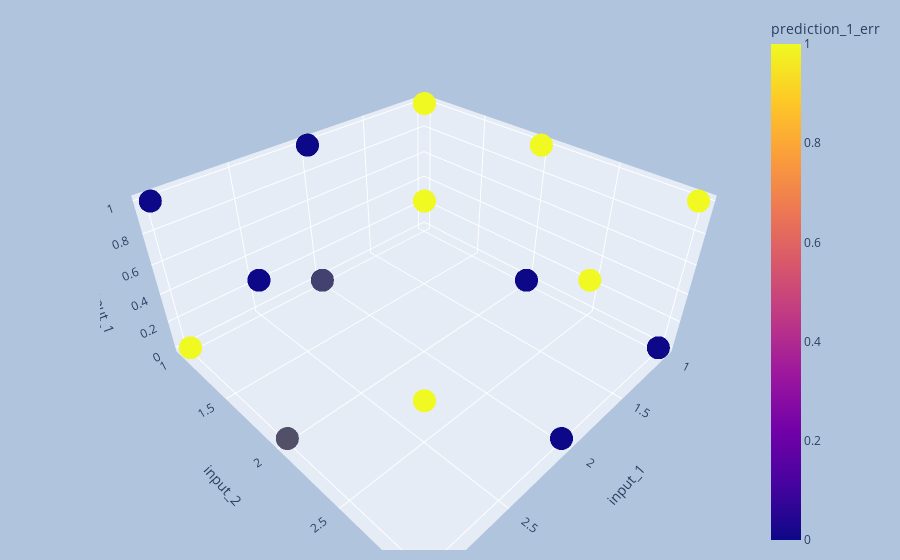

Notebook cell for this chart:
### Code cell
interactive_3d_plot(val_df, 'input_1', 'input_2', 'output_1', 'prediction_1_err')

### Figure 1 — Plotly figure (JSON) as saved in the notebook; plotly's stock layout.template omitted (floating-point values rounded to 4 significant figures; data arrays with more than 128 entries replaced by an {"elided": "..."} marker saying what was removed)
{"data": [{"hovertemplate": "input_1=%{x}<br>input_2=%{y}<br>output_1=%{z}<br>prediction_1_err=%{marker.color}<extra></extra>", "legendgroup": "", "marker": {"color": {"elided": "432 int values"}, "coloraxis": "coloraxis", "opacity": 0.7, "symbol": "circle"}, "mode": "markers", "name": "", "scene": "scene", "showlegend": false, "type": "scatter3d", "x": {"elided": "432 int values"}, "y": {"elided": "432 int values"}, "z": {"elided": "432 int values"}}], "layout": {"coloraxis": {"colorbar": {"title": {"text": "prediction_1_err"}}, "colorscale": [[0, "#0d0887"], [0.1111, "#46039f"], [0.2222, "#7201a8"], [0.3333, "#9c179e"], [0.4444, "#bd3786"], [0.5556, "#d8576b"], [0.6667, "#ed7953"], [0.7778, "#fb9f3a"], [0.8889, "#fdca26"], [1, "#f0f921"]]}, "legend": {"tracegroupgap": 0}, "margin": {"b": 10, "l": 100, "r": 100, "t": 10}, "paper_bgcolor": "LightSteelBlue", "scene": {"domain": {"x": [0, 1], "y": [0, 1]}, "xaxis": {"title": {"text": "input_1"}}, "yaxis": {"title": {"text": "input_2"}}, "zaxis": {"title": {"text": "output_1"}}}}}
